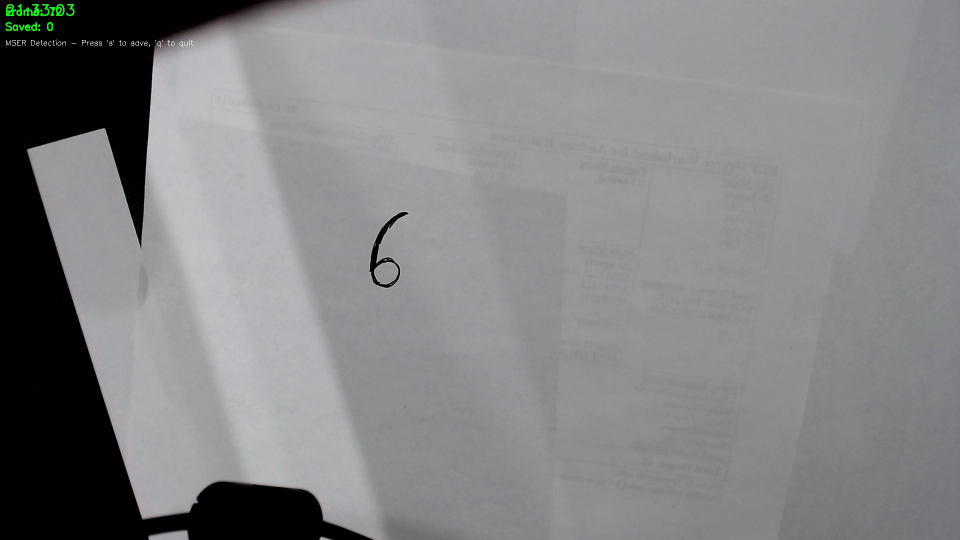
#> input picture camera/testing/mser_test_20250915_213256/mser_001_01_original.jpg, 1920 x 1080 px (shown at 1/2 size)
$ python -i detectDigit_aggressive.py   (imports and definitions only)
#> lines starting #> are read from the running program, lines starting #| are printed output that depends on the picture; after the words box and inside, x2 and y2 are one past the last pixel; in counts of white or black regions, pixels touching at a corner belong together
#> further down, picture is the input picture: shape (1080, 1920, 3); mean B, G, R 133.1, 130.9, 131
#!/usr/bin/env python3
"""
Aggressive MSER Digit Detection - Optimized for fast detection of new paper
Very sensitive settings to catch digits as soon as they appear
"""

import cv2
import numpy as np
import threading
import time
import queue

class AggressiveMSERDigitDetector:
    def __init__(self):
        # MSER parameters optimized for new content - more balanced
        self.mser = cv2.MSER_create(
            delta=2,           # Low for faster detection
            min_area=60,       # Smaller minimum area
            max_area=120000,   # Standard maximum area
            max_variation=0.3, # Higher variation tolerance
            min_diversity=0.08, # Lower for more sensitivity
            max_evolution=100,  # Faster evolution
            area_threshold=1.01,
            min_margin=0.002,   # Low margin
            edge_blur_size=3    # Minimal blur
        )

        # More balanced detection parameters
        self.detection_scale = 0.5
        self.min_aspect_ratio = 0.15  # More reasonable
        self.max_aspect_ratio = 6     # More reasonable
        self.min_size = 12            # More reasonable minimum
        self.max_size = 300           # More reasonable maximum

        # Border weighting threshold - deprioritizes edge regions
        self.border_weight_threshold = 0.3

        # Multiple detection methods
        self.use_contours = False  # Disable for now to focus on MSER
        self.use_mser = True

    def preprocess_frame_aggressive(self, frame):
        """Preprocessing optimized for new content detection"""
        # Convert to grayscale
        gray = cv2.cvtColor(frame, cv2.COLOR_BGR2GRAY)

        # Apply Gaussian blur to reduce noise while preserving small details
        blurred = cv2.GaussianBlur(gray, (3, 3), 0)

        # Apply adaptive thresholding for better small object contrast
        thresh = cv2.adaptiveThreshold(
            blurred, 255, cv2.ADAPTIVE_THRESH_GAUSSIAN_C, cv2.THRESH_BINARY, 11, 2
        )
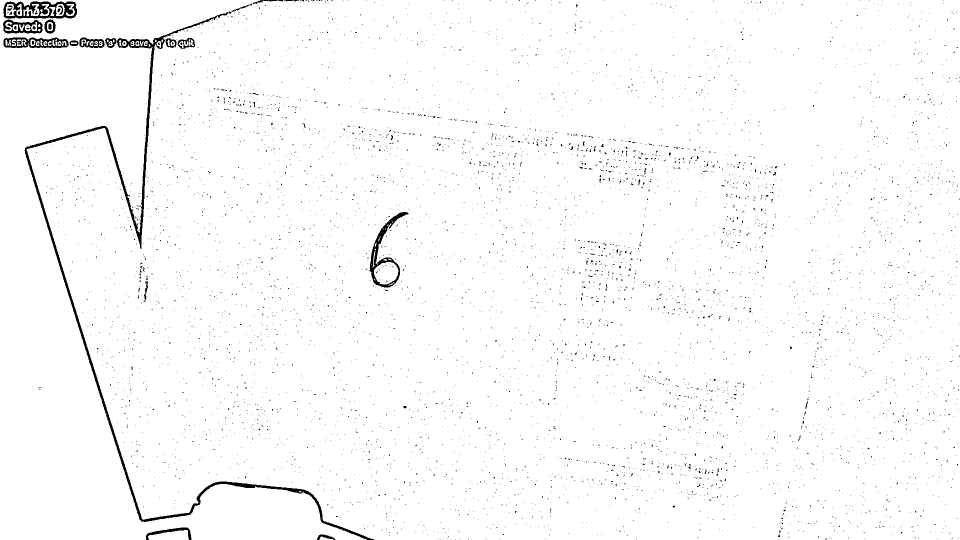
#> thresh: shape (1080, 1920) (shown at 1/2 size); 98.2% white; 5730 black regions (5693 under 20 px), largest, box (x1, y1, x2, y2) and area: (49, 23, 749, 1080) 12212, (7, 2, 154, 37) 2678, (739, 424, 817, 575) 2181

        # Light morphological operations to clean up small noise
        kernel = cv2.getStructuringElement(cv2.MORPH_ELLIPSE, (2, 2))
        cleaned = cv2.morphologyEx(thresh, cv2.MORPH_CLOSE, kernel)
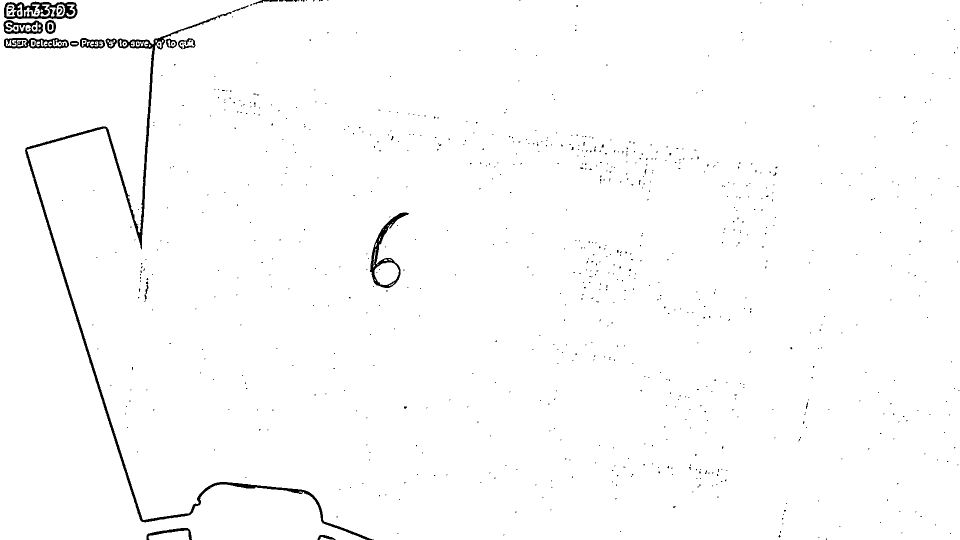
#> cleaned: shape (1080, 1920) (shown at 1/2 size); 98.7% white; 845 black regions (808 under 20 px), largest, box (x1, y1, x2, y2) and area: (50, 24, 748, 1080) 12174, (8, 3, 155, 38) 2683, (740, 425, 818, 576) 2193

        return cleaned

    # [43 lines left out: function detect_contours, not called in this run]

    def calculate_border_weight(self, x, y, w, h, frame_shape):
        """Calculate weight based on distance from borders - deprioritizes edges"""
        frame_h, frame_w = frame_shape[:2]

        # Calculate distances from borders
        dist_top = y
        dist_bottom = frame_h - (y + h)
        dist_left = x
        dist_right = frame_w - (x + w)

        # Calculate minimum distance to any border
        min_dist = min(dist_top, dist_bottom, dist_left, dist_right)

        # Calculate weight (higher for regions away from borders)
        # This deprioritizes edge regions like the original detectDigit.py
        max_dist = min(frame_w, frame_h) / 2
        weight = min(1.0, min_dist / max_dist)

        return weight

    def extract_digit_region(self, frame, bbox):
        """Extract the digit region from the frame with padding"""
        x, y, w, h = bbox

        # Add some padding
        padding = 5
        x = max(0, x - padding)
        y = max(0, y - padding)
        w = min(frame.shape[1] - x, w + 2 * padding)
        h = min(frame.shape[0] - y, h + 2 * padding)

        # Extract region
        digit_roi = frame[y:y+h, x:x+w]

        return digit_roi

    def preprocess_digit(self, digit_roi):
        """Preprocess a digit region to 28x28 format for the model"""
        # Convert to grayscale if needed
        if len(digit_roi.shape) == 3:
            gray = cv2.cvtColor(digit_roi, cv2.COLOR_BGR2GRAY)
        else:
            gray = digit_roi.copy()

        # Resize to 28x28
        resized = cv2.resize(gray, (28, 28))

        # Ensure MNIST format: white digits on black background
        _, binary = cv2.threshold(resized, 127, 255, cv2.THRESH_BINARY)

        # Check if we need to invert
        white_pixels = np.sum(binary == 255)
        black_pixels = np.sum(binary == 0)

        if white_pixels > black_pixels:
            processed = cv2.bitwise_not(binary)
        else:
            processed = binary

        # Apply MNIST-style preprocessing
        processed_float = processed.astype(np.float32) / 255.0
        blurred = cv2.GaussianBlur(processed_float, (3, 3), 0.5)
        enhanced = np.clip(blurred * 1.3, 0, 1)

        # Apply MNIST normalization
        mean, std = 0.1307, 0.3081
        normalized = (enhanced - mean) / std
        normalized = np.clip(normalized, -3.0, 3.0)

        return normalized

    # [9 lines left out: function save_digit_binary, not called in this run]

    def detect_digits(self, frame):
        """Main detection function with aggressive settings"""
        # Preprocess frame aggressively
        processed = self.preprocess_frame_aggressive(frame)

        all_detections = []

        # Method 1: MSER detection
        if self.use_mser:
            # Scale down for faster processing
            h, w = processed.shape
#> h = 1080; w = 1920
            new_h, new_w = int(h * self.detection_scale), int(w * self.detection_scale)
#> new_h = 540; new_w = 960
            scaled = cv2.resize(processed, (new_w, new_h))
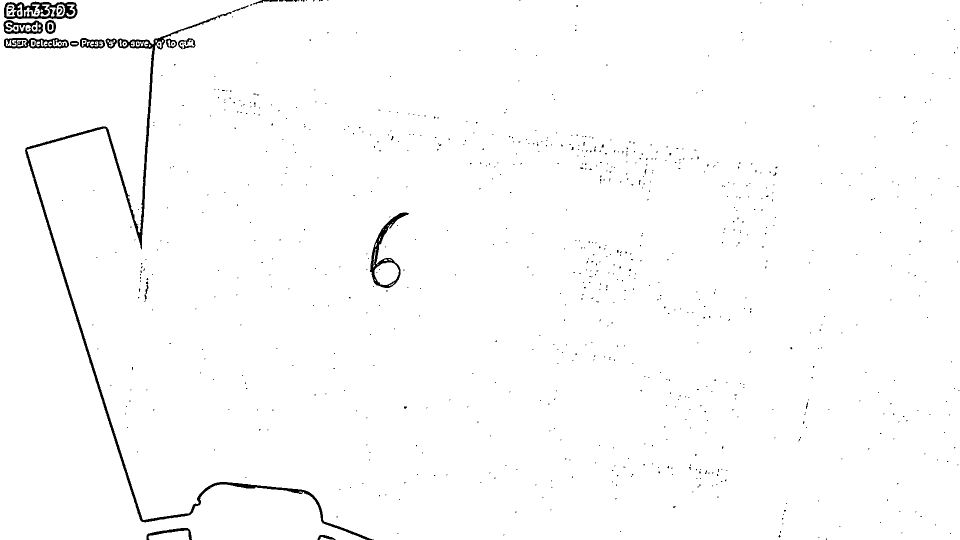
#> scaled: shape (540, 960); min 0, max 255, mean 251.7

            # Detect MSER regions
            regions, _ = self.mser.detectRegions(scaled)
#> regions = 53 items

            for region in regions:
                # Get bounding box
                x, y, w, h = cv2.boundingRect(region)

                # Scale back up
                x = int(x / self.detection_scale)
                y = int(y / self.detection_scale)
                w = int(w / self.detection_scale)
                h = int(h / self.detection_scale)

                # Filter by size
                if w < self.min_size or h < self.min_size or w > self.max_size or h > self.max_size:
                    continue

                # Filter by aspect ratio
                aspect_ratio = w / h
                if aspect_ratio < self.min_aspect_ratio or aspect_ratio > self.max_aspect_ratio:
                    continue

                # Calculate border weight
                weight = self.calculate_border_weight(x, y, w, h, frame.shape)
                if weight < self.border_weight_threshold:
                    continue

                # Calculate confidence
                confidence = weight * 0.6 + 0.4

                all_detections.append({
                    'bbox': (x, y, w, h),
                    'confidence': confidence,
                    'weight': weight,
                    'method': 'mser'
                })
#> this loop made 53 passes
#> (x, y, w, h, aspect_ratio, dist_top in calculate_border_weight, dist_bottom in calculate_border_weight, dist_left in calculate_border_weight) on passes 1, 2, 4, 5, 6, 7, 8, 9, 11, 13, 14, 15: (52, 76, 80, 20, 4, 76, 984, 52), (8, 76, 46, 20, 2.3, 76, 984, 8), (8, 40, 74, 22, 3.36, 40, 1018, 8), (10, 54, 72, 14, 5.14, 54, 1012, 10), (8, 40, 78, 28, 2.79, 40, 1012, 8), (90, 40, 22, 28, 0.786, 40, 1012, 90), (8, 4, 146, 34, 4.29, 4, 1042, 8), (8, 4, 146, 34, 4.29, 4, 1042, 8), (160, 76, 50, 20, 2.5, 76, 984, 160), (160, 76, 50, 20, 2.5, 76, 984, 160), (294, 1056, 88, 22, 4, 1056, 2, 294), (294, 1056, 90, 22, 4.09, 1056, 2, 294)
#> (x, y, w, h, aspect_ratio, dist_top in calculate_border_weight, dist_bottom in calculate_border_weight, dist_left in calculate_border_weight) on passes 16, 17, 21, 29, 36, 37: (740, 426, 76, 134, 0.567, 426, 520, 740), (740, 426, 78, 150, 0.52, 426, 504, 740), (740, 424, 78, 152, 0.513, 424, 504, 740), (740, 424, 78, 152, 0.513, 424, 504, 740), (750, 526, 48, 44, 1.09, 526, 510, 750), (750, 526, 48, 44, 1.09, 526, 510, 750)

        # Method 2: Contour detection
        if self.use_contours:
            contour_detections = self.detect_contours(processed, frame)
            all_detections.extend(contour_detections)

        # Remove duplicates
        filtered_detections = self.remove_duplicates(all_detections)
#> the loop in remove_duplicates, `for det in detections:` made 7 passes

        # Extract and preprocess digits
        final_detections = []
        for det in filtered_detections:
            # Extract digit region
            digit_roi = self.extract_digit_region(frame, det['bbox'])
            preprocessed_digit = self.preprocess_digit(digit_roi)

            final_detections.append({
                'bbox': det['bbox'],
                'confidence': det['confidence'],
                'weight': det['weight'],
                'method': det.get('method', 'unknown'),
                'digit_roi': digit_roi,
                'preprocessed_digit': preprocessed_digit
            })
#> this loop made 1 pass
#> pass 1, in extract_digit_region, `digit_roi = frame[y:y+h, x:x+w]`:
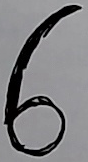
#> digit_roi: shape (162, 88, 3); mean B, G, R 129.9, 127.6, 127.8
#> pass 1, in preprocess_digit, `resized = cv2.resize(gray, (28, 28))`:
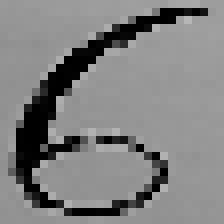
#> resized: shape (28, 28) (shown 8 times larger); min 0, max 182, mean 128.2
#> pass 1, in preprocess_digit, `_, binary = cv2.threshold(resized, 127, 255, cv2.THRESH_BINARY)`:
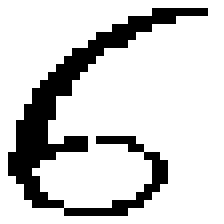
#> binary: shape (28, 28) (shown 8 times larger); 81.6% white; black in thin lines or dots, all inside (x1, y1, x2, y2) = (1, 1, 26, 27)

        return final_detections

    def remove_duplicates(self, detections):
        """Remove duplicate detections with aggressive nested detection removal"""
        if not detections:
            return []

        # Sort by area (largest first) to prioritize larger detections
        detections.sort(key=lambda x: x['bbox'][2] * x['bbox'][3], reverse=True)

        filtered = []
        for det in detections:
            x1, y1, w1, h1 = det['bbox']
            area1 = w1 * h1
            is_duplicate = False

            for existing in filtered:
                x2, y2, w2, h2 = existing['bbox']
                area2 = w2 * h2

                # Check if current detection is completely contained within existing
                if (x1 >= x2 and y1 >= y2 and
                    x1 + w1 <= x2 + w2 and y1 + h1 <= y2 + h2):
                    # Current detection is inside existing one - skip it
                    is_duplicate = True
                    break

                # Check if existing detection is completely contained within current
                if (x2 >= x1 and y2 >= y1 and
                    x2 + w2 <= x1 + w1 and y2 + h2 <= y1 + h1):
                    # Existing detection is inside current one - remove existing
                    filtered.remove(existing)
                    break

                # Calculate overlap for partial overlaps
                overlap_x = max(0, min(x1 + w1, x2 + w2) - max(x1, x2))
                overlap_y = max(0, min(y1 + h1, y2 + h2) - max(y1, y2))
                overlap_area = overlap_x * overlap_y

                if overlap_area > 0:
                    union_area = area1 + area2 - overlap_area
                    overlap_ratio = overlap_area / union_area

                    # If significant overlap, keep the larger detection
                    if overlap_ratio > 0.3:  # Lower threshold for better filtering
                        if area1 > area2:
                            # Current is larger, remove existing
                            filtered.remove(existing)
                        else:
                            # Existing is larger, skip current
                            is_duplicate = True
                            break

            if not is_duplicate:
                filtered.append(det)

        return filtered

class AggressiveDigitDetectionCamera:
    # [118 lines left out: functions __init__, capture_frames, detection_worker, get_latest_detections, draw_detection_overlay, not called in this run]

# [41 lines not run here, left out]

>>> import cv2
>>> picture = cv2.imread('testing/mser_test_20250915_213256/mser_001_01_original.jpg')
>>> result = AggressiveMSERDigitDetector().detect_digits(picture)

$ run again, on camera/testing/mser_test_20250915_213256/mser_001_07_digit_0_roi.jpg
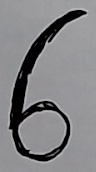
#> input picture camera/testing/mser_test_20250915_213256/mser_001_07_digit_0_roi.jpg, 96 x 172 px
#> picture is the input picture: shape (172, 96, 3); mean B, G, R 133.1, 130.7, 130.9
#> in preprocess_frame_aggressive, `thresh = cv2.adaptiveThreshold( blurred, 255, cv2.ADAPTIVE_THRESH_GAUS..`:
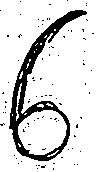
#> thresh: shape (172, 96); 85.7% white; 86 black regions (85 under 20 px), largest, box (x1, y1, x2, y2) and area: (9, 10, 87, 161) 2175
#> cleaned: shape (172, 96); 86.5% white; 9 black regions (8 under 20 px), largest, box (x1, y1, x2, y2) and area: (10, 11, 88, 162) 2189
#> regions = 13 items
#> the loop in detect_digits, `for region in regions:` made 13 passes
#> (x, y, w, h, aspect_ratio, dist_top in calculate_border_weight, dist_bottom in calculate_border_weight, dist_left in calculate_border_weight) on passes 1 to 8: (10, 12, 76, 134, 0.567, 12, 26, 10), (10, 12, 78, 150, 0.52, 12, 10, 10), (10, 10, 78, 152, 0.513, 10, 10, 10), (10, 10, 78, 152, 0.513, 10, 10, 10), (2, 2, 92, 168, 0.548, 2, 2, 2), (2, 2, 92, 168, 0.548, 2, 2, 2), (20, 112, 48, 44, 1.09, 112, 16, 20), (2, 2, 92, 168, 0.548, 2, 2, 2)
#> after the loop in detect_digits, `for region in regions:`: all_detections = 3 items
#> the loop in remove_duplicates, `for det in detections:` made 3 passes
#> (x1, y1, w1, h1, area1) on passes 1 to 3: (18, 110, 50, 46, 2300), (20, 112, 48, 44, 2112), (20, 112, 48, 44, 2112)
#> after the loop in remove_duplicates, `for det in detections:`: filtered = 1 item
#> the loop in detect_digits, `for det in filtered_detections:` made 1 pass
#> (x in extract_digit_region, y in extract_digit_region, w in extract_digit_region, h in extract_digit_region, padding in extract_digit_region, white_pixels in preprocess_digit, black_pixels in preprocess_digit, mean in preprocess_digit) on pass 1: (13, 105, 60, 56, 5, 514, 270, 0.131)
#> pass 1, in preprocess_digit, `_, binary = cv2.threshold(resized, 127, 255, cv2.THRESH_BINARY)`:
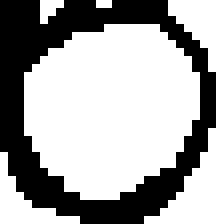
#> binary: shape (28, 28) (shown 8 times larger); 65.6% white; 1 black region, box (x1, y1, x2, y2) and area: (0, 0, 27, 28) 270
